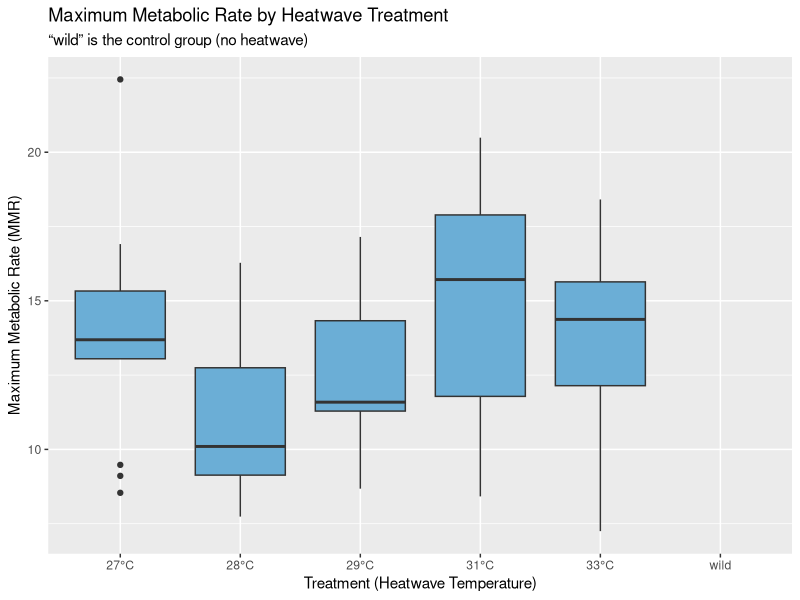
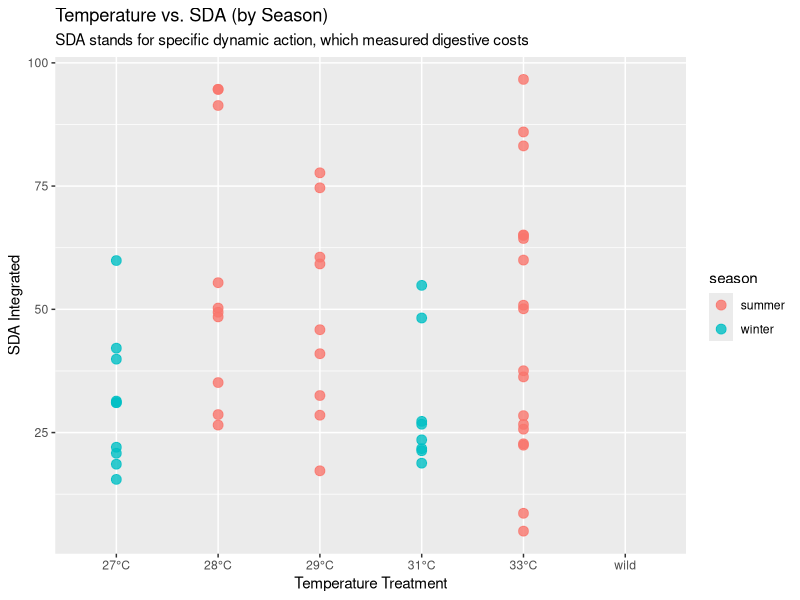

The R script that drew these images, in order:
## ---- chunk 1
library(tidyverse)
library(broom)
library(viridisLite)
library(ggplot2)
## ---- chunk 2
heatwaves_coral_fish <- read_csv("../data/VanWert_etal_2023_hawkfish.csv")
glimpse(heatwaves_coral_fish)
## ---- chunk 3
heatwaves_coral_fish_clean <- heatwaves_coral_fish |>
  rename(wet_mass = bw_g,
         total_length = tl_cm,
         standard_length = sl_cm,
         max_metabolic_rate = mmr_corrected,
         standard_metabolic_rate = smr_low10_all,
         absolute_aerobic_scope = aas_corrected,
         factorial_aerobic_scope = fas,
         SDA_coeff = sda_coeff,
         temp_of_arrhythmia = tarr,
         peak_max_heart_rate = fhmax_peak,
         temp_at_max_heart_rate = tpeak)
## ---- chunk 4

heatwave_vs_mmr <- heatwaves_coral_fish_clean |>
  ggplot(aes(x = treatment_new, y = max_metabolic_rate)) +
  geom_boxplot(fill = "#6BAED6") +
  scale_x_discrete(labels = function(x) ifelse(x == "wild", "wild", paste0(x, "°C"))) +
  labs(
    title = "Maximum Metabolic Rate by Heatwave Treatment",
    subtitle = "“wild” is the control group (no heatwave)",
    x = "Treatment (Heatwave Temperature)",
    y = "Maximum Metabolic Rate (MMR)"
  )

# Save the plot
ggsave("fig_heatwave_boxplot.png", heatwave_vs_mmr, width = 7, height = 5)

## ---- chunk 5

temp_energy_season <- heatwaves_coral_fish_clean |>
  ggplot(aes(x = treatment_new, y = SDA_integrated, color = season)) +
  geom_point(alpha = 0.8, size = 3) +
  scale_x_discrete(labels = function(x) ifelse(x == "wild", "wild", paste0(x, "°C"))) +
  labs(
    title = "Temperature vs. SDA (by Season)",
    subtitle = "SDA stands for specific dynamic action, which measured digestive costs",
    x = "Temperature Treatment",
    y = "SDA Integrated"
  )

# Save the plot
ggsave("fig_temp_energy_season_scatterplot.png", temp_energy_season, width = 7, height = 5)
## ---- chunk 6
